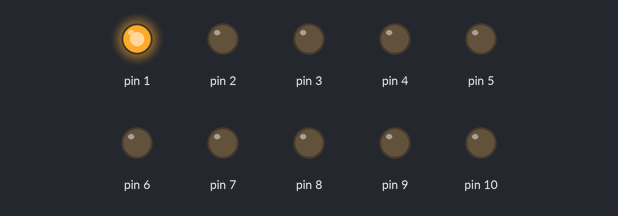
A sketch run on a simulated Arduino Uno, built with avr-gcc and run on an emulated ATmega328P. Parts: output pins drawn as LEDs (lit = HIGH).

Above: at 0.5 s.
At 2.5 s:
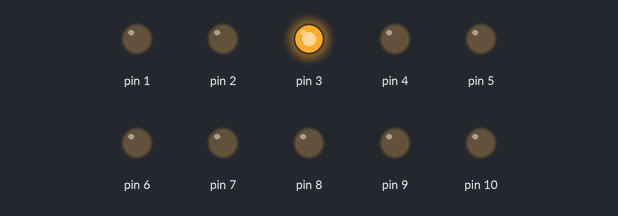
At 4.5 s:
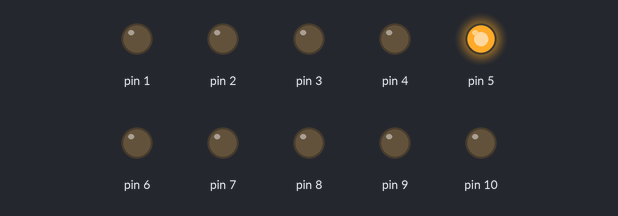
At 9.5 s:
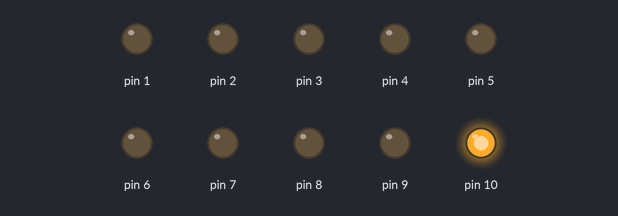
At 13.5 s:
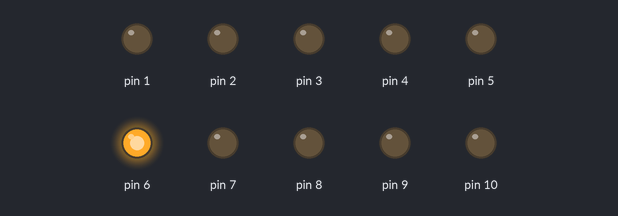
At 19.5 s:
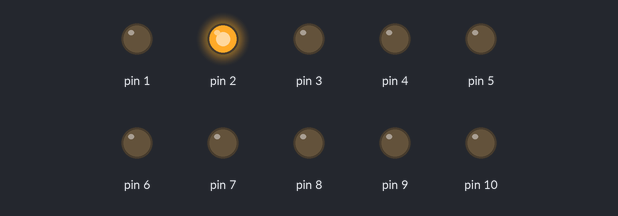
Timing chart, 0 to 20.7 s (numbered marks = the images above):
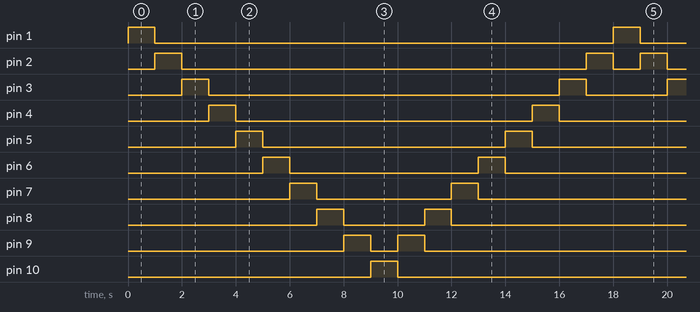

The sketch:

night_rider_easy_method.ino
```cpp
void setup() {
  pinMode(1, OUTPUT);
  pinMode(2, OUTPUT);
  pinMode(3, OUTPUT);
  pinMode(4, OUTPUT);
  pinMode(5, OUTPUT);
  pinMode(6, OUTPUT);
  pinMode(7, OUTPUT);
  pinMode(8, OUTPUT);
  pinMode(9, OUTPUT);
  pinMode(10, OUTPUT);

}

void loop() {

  int time= 1000;
  for (int i =1; i<11; i = i+1) {
    digitalWrite(i, HIGH);
    delay(time);
    digitalWrite(i, LOW);
  }

  for(int q=9; q>1; q--){
    digitalWrite(q, HIGH);
    delay(time);
    digitalWrite(q, LOW);
}


}
```

Measured:
- by itself, pin 1, pin 10: alternates HIGH for 1.0 s and LOW for 17.0 s
- by itself, pin 2: repeats every 18.0 s: LOW 15.0 s, HIGH 1.0 s, LOW 1.0 s, HIGH 1.0 s
- by itself, pin 3: repeats every 18.0 s: LOW 13.0 s, HIGH 1.0 s, LOW 3.0 s, HIGH 1.0 s
- by itself, pin 4: LOW → HIGH at 3.0 s, → LOW 1.0 s later, → HIGH 11.0 s later, → LOW 1.0 s later, … (9 changes in this stretch)
- by itself, pin 5: LOW → HIGH at 4.0 s, → LOW 1.0 s later, → HIGH 9.0 s later, → LOW 1.0 s later, … (8 changes in this stretch)
- by itself, pin 6: LOW → HIGH at 5.0 s, → LOW 1.0 s later, → HIGH 7.0 s later, → LOW 1.0 s later, … (8 changes in this stretch)
- by itself, pin 7: LOW → HIGH at 6.0 s, → LOW 1.0 s later, → HIGH 5.0 s later, → LOW 1.0 s later, … (8 changes in this stretch)
- by itself, pin 8: LOW → HIGH at 7.0 s, → LOW 1.0 s later, → HIGH 3.0 s later, → LOW 1.0 s later, … (8 changes in this stretch)
